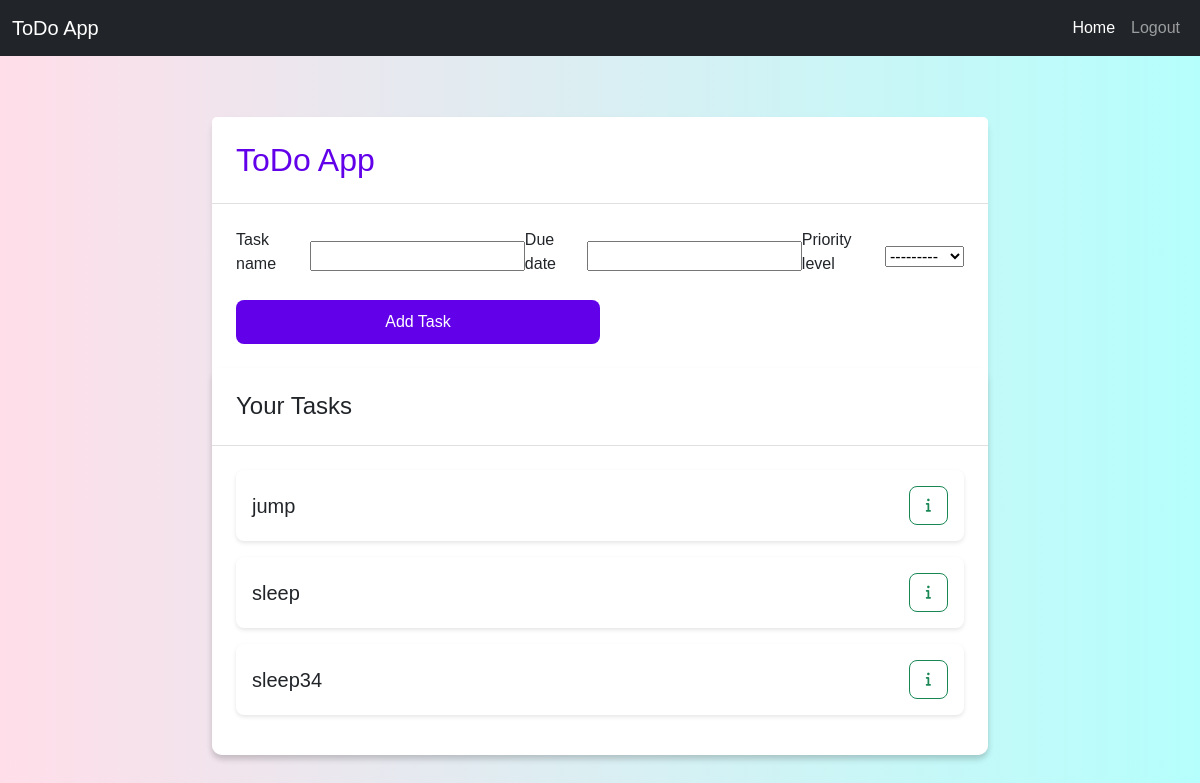
The app's page /task/ (signed in) with its own data.
### myapp/models.py (models this page shows)
class TaskModel(models.Model):
    task_name=models.CharField(max_length=50,null=True)
    created_date=models.DateField(auto_now_add=True,null=True)
    is_completed=models.BooleanField(default=False,null=True)
    user_id=models.ForeignKey(User,on_delete=models.CASCADE,null=True)
    priority=[
        ('high','high'),
        ('medium','medium'),
        ('low','low')
    ]
    priority_level=models.CharField(max_length=100,choices=priority,null=True)
    due_date=models.DateField(null=True)

### myapp/views.py (the view, shortened to what this page needs)
# urls.py: path('task/',views.TaskAdd.as_view(),name="create"),
class TaskAdd(View):
    def get(self,request):
        form=Taskform
        data=TaskModel.objects.filter(user_id=request.user)
        return render(request,"addtask.html",{'form':form,'data':data})

### myapp/templates/addtask.html (shortened to what this page needs)
<!DOCTYPE html>
<html lang="en">
<head>
    <link href="https://cdn.jsdelivr.net/npm/bootstrap@5.3.3/dist/css/bootstrap.min.css"
          rel="stylesheet"
>
    <link rel="stylesheet" href="https://cdnjs.cloudflare.com/ajax/libs/font-awesome/6.7.2/css/all.min.css"
 />
</head>
<body>
        <nav class="navbar navbar-expand-lg navbar-dark bg-dark fixed-top">
            <div class="container-fluid">
                <a class="navbar-brand" href="#">ToDo App</a>
                <div class="collapse navbar-collapse" id="navbarNav">
                    <ul class="navbar-nav ms-auto">
                        <li class="nav-item">
                            <a class="nav-link active" aria-current="page" href="{%url 'create' %}">Home</a>
                        </li>
                        <li class="nav-item">
                            <a class="nav-link" href="{%url 'logout' %}">Logout</a>
                        </li>
                    </ul>
                </div>
            </div>
        </nav>
    <div class="container mt-5 pt-5">
        <div class="card mb-4">
            <div class="card-header">
                <h2 class="mb-0" style="color: #6200ea;">ToDo App</h2>
            </div>
            <div class="card-body">
                <form action="" method="post">
                    <div class="mb-3 d-flex justify-content-between align-items-center">
                        {% for field in form %}
                            <label for="{{ field.id_for_label }}" class="form-label">
                                {{ field.label }}
                            </label>
                            {{ field }}
                        {% endfor %}
                    </div>
                  <div class="d-flex justify-content-between align-items-center">
                    <button type="submit"
                    class="btn btn-primary w-50 me-3">
                    Add Task
                    </button>
                  </div>
                </form>
            </div>
            <div class="card">
                <div class="card-header">
                    <h4 class="mb-0">Your Tasks</h4>
                </div>
                <div class="card-body">
                    {% for task in data %}
                    <div class="task-card">
                        <div class="d-flex justify-content-between align-items-center">
                            <div>
                                <h5 class="mb-0">{{ task.task_name }}</h5>
                            </div>
                            <div>
                                <a href="{%url 'detail' task.id%}" class="btn btn-outline-success btn-sm"><i class="fa-solid fa-info"></i></a>
                            </div>
                        </div>
                    </div>
                    {% empty %}
                    <div class="text-center py-4">
                        <p class="text-muted">No tasks yet. Add one to get started!</p>
                    </div>
                    {% endfor %}
                </div>
            </div>
        </div>
        </div>
</body>
</html>

### myapp/templates/addtask.html (style rules this page uses)
body { background: linear-gradient(to right, #FFDEE9, #B5FFFC); font-family: 'Arial', sans-serif; min-height: 100vh; display: flex; align-items: center; justify-content: center; padding: 20px; }
.container { max-width: 800px; width: 100%; }
.card { border: none; border-radius: 10px; box-shadow: 0 4px 6px rgba(0, 0, 0, 0.1); transition: transform 0.3s ease, box-shadow 0.3s ease; background-color: #ffffff; }
.card-header { background-color: #ffffff; border-bottom: 1px solid #e0e0e0; padding: 1.5rem; }
.card-body { padding: 1.5rem; }
.btn-primary { background-color: #6200ea; border: none; border-radius: 8px; padding: 10px 20px; font-size: 16px; transition: background-color 0.3s ease; }
.btn-outline-danger, .btn-outline-success { border-radius: 8px; padding: 8px 16px; transition: all 0.3s ease; }
.task-card { margin-bottom: 1rem; padding: 1rem; border-radius: 8px; background-color: #ffffff; box-shadow: 0 2px 4px rgba(0, 0, 0, 0.1); transition: transform 0.3s ease, box-shadow 0.3s ease; }

### records on screen
TaskModel: task_name "jump"
TaskModel: task_name "sleep"
TaskModel: task_name "sleep34"

### other values on screen
{{ field.label }} "Task name" "Due date" "Priority level"
